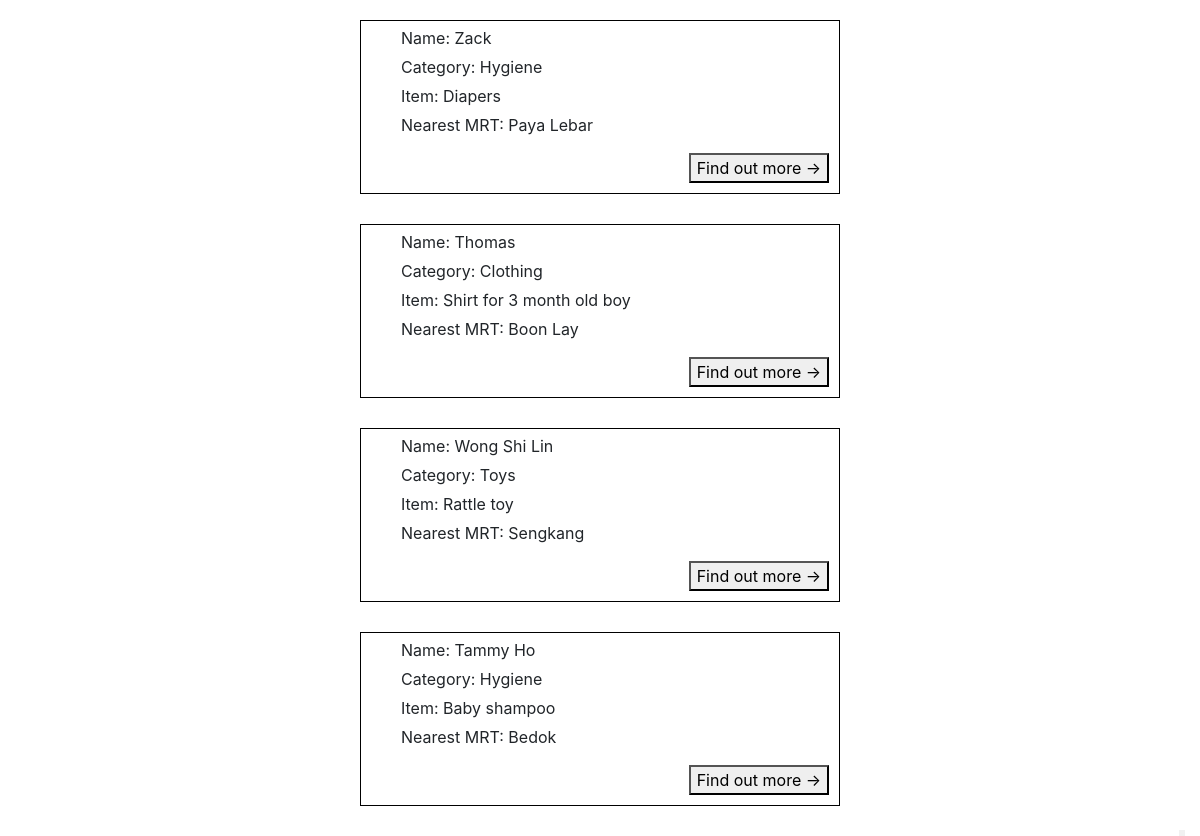
Screenshot of /donorPages/display_listings.php with the database file from the repository.
### tables this page shows
CREATE TABLE if not exists beneficiarylisting (
  username varchar(20) NOT NULL,
  mrt varchar(256) NOT NULL,
  category varchar(256) NOT NULL,
  item varchar(256) NOT NULL,
  quantity varchar(256) NOT NULL,
  wantedby date NOT NULL,
  comments varchar(500)
);

### database/ListingDAO.php (called while the page is built, shortened)
<?php
  class ListingDAO {
    public function getListing() {
          $connMgr = new ConnectionManager();
          $pdo = $connMgr->connect();
          $sql = 'SELECT username, category, item, mrt FROM beneficiarylisting';
          $stmt = $pdo->prepare($sql);
          $stmt->execute();
          $result = [];
          $stmt->setFetchMode(PDO::FETCH_ASSOC);
          while($row = $stmt->fetch()) {
            $result[] = new Listing($row['username'], $row['category'], $row['item'], $row['mrt']);
          }
          return $result;
    }
  }
?>

### database/Listing.php (called while the page is built)
<?php
    class Listing{
        private $name;
        private $category;
        private $item;
        private $mrt;
        public function __construct($name, $category, $item, $mrt){
            $this->name = $name;
            $this->category = $category;
            $this->item = $item;
            $this->mrt = $mrt;
        }
        public function getName(){
            return $this->name;
        }
        public function getCategory(){
            return $this->category;
        }
        public function getItem() {
            return $this->item;
        }
        public function getMrt(){
            return $this->mrt;
        }
    }
?>

### donorPages/display_listings.php (the view, shortened to what this page needs)
<!DOCTYPE html>
<html lang="en">
<head>
    <link rel="stylesheet" href="https://stackpath.bootstrapcdn.com/bootstrap/4.5.2/css/bootstrap.min.css">
</head>
<body>
    <div id="listing" style="margin:20px auto; width:40%;">
        <div class="form-popup" id="myForm">
        </div>
        <?php
            $listingDAO = new ListingDAO();
            $listings = $listingDAO->getListing();
            foreach ($listings as $listing){
                echo "<div style='border: 1px solid black; margin-bottom: 30px;' >
                    <ul>
                        <li style='list-style: none; margin-top: 5px;'> Name: {$listing->getName()}</li>
                        <li style='list-style: none; margin-top: 5px;'> Category: {$listing->getCategory()}</li>
                        <li style='list-style: none; margin-top: 5px;'> Item: {$listing->getItem()}</li>
                        <li style='list-style: none; margin-top: 5px;'> Nearest MRT: {$listing->getMrt()}</li>
                    </ul>
                    <div style='display: flex; justify-content: flex-end; margin-right: 10px; margin-bottom: 10px;'><button onclick='display_popup()' type='button' data-toggle='collapse' data-target='#myForm'>Find out more &#8594;</button></div>
                </div>
                <script>
                    function display_popup() {
                    let popup_str = '';";
                    $name = $listing->getName();
                    $expandedlistingDAO = new ExpandedListingDAO;
                    $expandedlisting = $expandedlistingDAO->getExpandedListing($name);
                    echo "popup_str += `<form action='/action_page.pgp' class='form-container'>
                        <label for='name'>Name:</label>
                        <p>{$expandedlisting->getName()}</p>
                        <label for='items'>Items:</label>
                        <p>{$expandedlisting->getItem()}</p>
                        <label for='quantity'>Quantity:</label>
                        <p>{$expandedlisting->getQuantity()}</p>
                        <label for='deadline'>Wanted By:</label>
                        <p>{$expandedlisting->getWantedBy()}</p>
                        <label for='mrt'>Nearest MRT:</label>
                        <p>{$expandedlisting->getMrt()}</p>
                        <label for='comments'>Comments:</label>
                        <p>{$expandedlisting->getComments()}</p>
                        <button type='submit' class='btn btn-warning btn-block'>I have item</button>
                        <button type='submit' class='btn btn-info btn-block'>I need to purchase item</button>
                        </form>
                        `;
                            var popup = document.getElementById('myForm');
                            popup.innerHTML = popup_str;
                        }
                </script>";
            }
        ?>
    </div>
</body>
</html>

### donorPages/display_listings.php (style rules this page uses)
.form-popup { position: fixed; bottom: 0; right: 15px; border: 3px solid #f1f1f1; z-index: 9; }

### rows the page displays
beneficiarylisting: username "Zack", category "Hygiene", item "Diapers", mrt "Paya Lebar"
beneficiarylisting: username "Thomas", category "Clothing", item "Shirt for 3 month old boy", mrt "Boon Lay"
beneficiarylisting: username "Wong Shi Lin", category "Toys", item "Rattle toy", mrt "Sengkang"
beneficiarylisting: username "Tammy Ho", category "Hygiene", item "Baby shampoo", mrt "Bedok"
